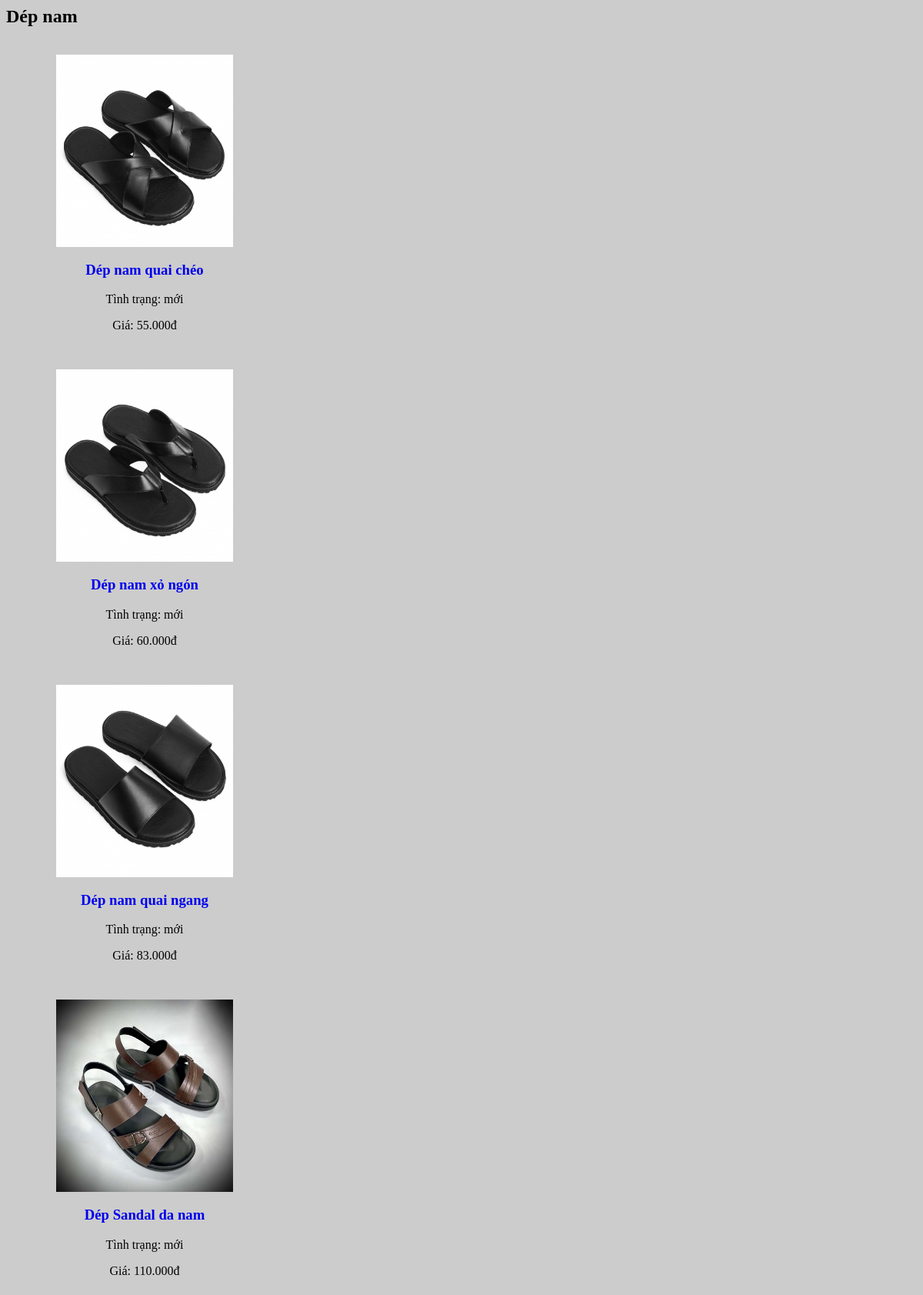
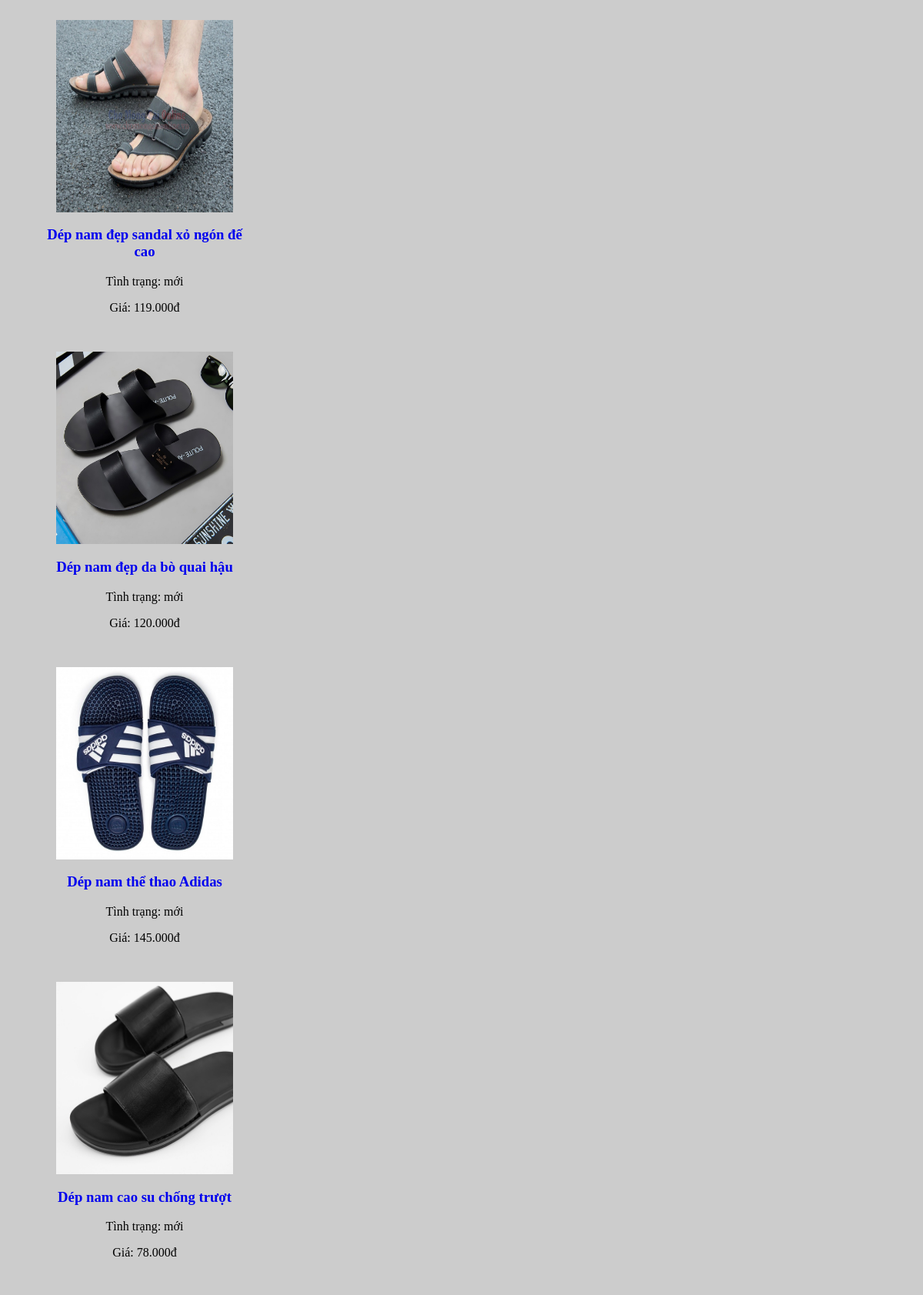
The app's page /chucnang/menungang/depnam.php (upper part) with its own data (2 pictures, top to bottom).
### tables this page shows
CREATE TABLE IF NOT EXISTS `sanpham` (
  `id_sp` int(11) UNSIGNED NOT NULL AUTO_INCREMENT,
  `id_dm` int(11) UNSIGNED NOT NULL,
  `ten_sp` varchar(255) NOT NULL,
  `anh_sp` varchar(255) NOT NULL,
  `gia_sp` varchar(255) NOT NULL,
  `tinh_trang` varchar(255) NOT NULL,
  `khuyen_mai` varchar(255) NOT NULL,
  `trang_thai` varchar(255) NOT NULL,
  `dac_biet` int(1) NOT NULL,
  `chi_tiet_sp` longtext NOT NULL,
  PRIMARY KEY (`id_sp`)
);

### chucnang/menungang/depnam.php (the view, shortened to what this page needs)
<link rel="stylesheet" type="text/css" href="css/tatcasanpham.css">
<div class="prd-block">
    <h2>Dép nam</h2>
    <div class="prd-list">
        <?php
        $rowPerPage = 10;
        if (isset($_GET['page'])) {
            $page = $_GET['page'];
        } else {
            $page = 1;
        }
        $perRow = $page * $rowPerPage - $rowPerPage;
        $sql = "SELECT * FROM sanpham WHERE id_dm=1 LIMIT $perRow,$rowPerPage";
        $query = mysqli_query($conn, $sql);
        while ($row = mysqli_fetch_array($query)) {
        ?>
            <div class="prd-item">
                <a href="index.php?page_layout=chitietsp&id_sp=<?php echo $row['id_sp'] ?>"><img width="230px" height="250px" src="quantri/anh/<?php echo $row['anh_sp'] ?>" /></a>
                <h3><a href="index.php?page_layout=chitietsp&id_sp=<?php echo $row['id_sp'] ?>"><?php echo $row['ten_sp'] ?></a></h3>
                <p>Tình trạng: <?php echo $row['tinh_trang'] ?></p>
                <p class="price">Giá: <span><?php echo $row['gia_sp'] ?>đ</span></p>
            </div>
        <?php
        }
        ?>
    </div>
</div>

### css/tatcasanpham.css (style rules this page uses)
.prd-item { width: 300px; border: 1.5px solid #ccc; border-radius: 5px; padding: 15px; box-sizing: border-box; text-align: center; margin-left: 30px; }
.prd-item a { text-decoration: none; }

### records on screen
sanpham: anh_sp (picture), ten_sp "Dép nam quai chéo", tinh_trang "mới", gia_sp "55.000"
sanpham: anh_sp (picture), ten_sp "Dép nam xỏ ngón", tinh_trang "mới", gia_sp "60.000"
sanpham: anh_sp (picture), ten_sp "Dép nam quai ngang", tinh_trang "mới", gia_sp "83.000"
sanpham: anh_sp (picture), ten_sp "Dép Sandal da nam", tinh_trang "mới", gia_sp "110.000"
sanpham: anh_sp (picture), ten_sp "Dép nam đẹp sandal xỏ ngón đế cao", tinh_trang "mới", gia_sp "119.000"
sanpham: anh_sp (picture), ten_sp "Dép nam đẹp da bò quai hậu", tinh_trang "mới", gia_sp "120.000"
sanpham: anh_sp (picture), ten_sp "Dép nam thể thao Adidas", tinh_trang "mới", gia_sp "145.000"
sanpham: anh_sp (picture), ten_sp "Dép nam cao su chống trượt", tinh_trang "mới", gia_sp "78.000"
